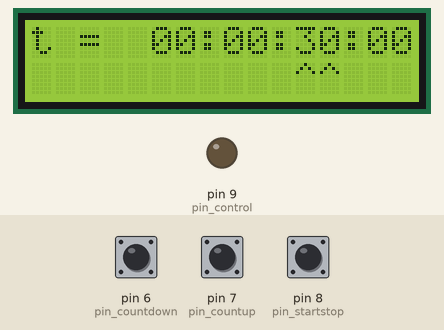
The sketch below on a simulated Arduino Uno, built with avr-gcc and run on an emulated ATmega328P. Parts: 16×2 character LCD, output pins drawn as LEDs (lit = HIGH). Inputs (shaded band) come from the test bench; at power-on: pin 8 (pin_startstop) HIGH, pin 6 (pin_countdown) HIGH, pin 7 (pin_countup) HIGH.

Above: at 1.2 s.
1.3 s: pin 8 (pin_startstop) pulled LOW for 0.15 s
At 1.7 s:
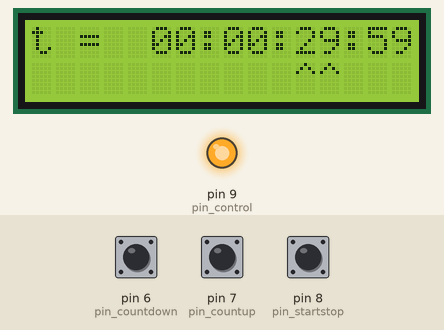
3.8 s: pin 6 (pin_countdown) pulled LOW for 0.15 s
At 4.2 s:
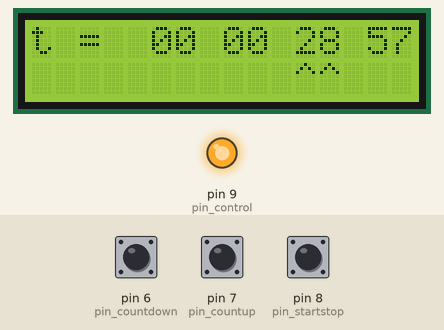
5.4 s: pin 7 (pin_countup) pulled LOW for 0.15 s
At 6.08 s:
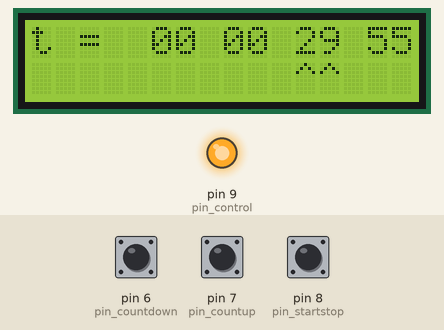
7.0 s: pin 6 (pin_countdown) pulled LOW for 1 s
At 8.07 s:
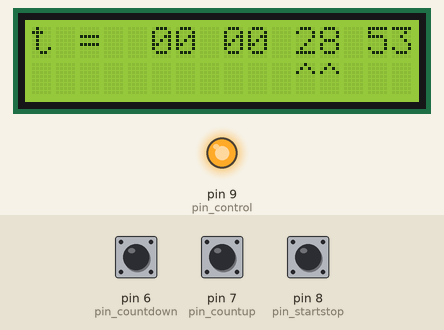
9.5 s: pin 7 (pin_countup) pulled LOW for 1 s
At 10.2 s:
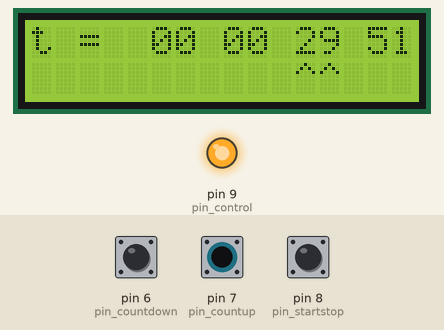
12.0 s: pin 8 (pin_startstop) pulled LOW for 1 s
At 13.1 s:
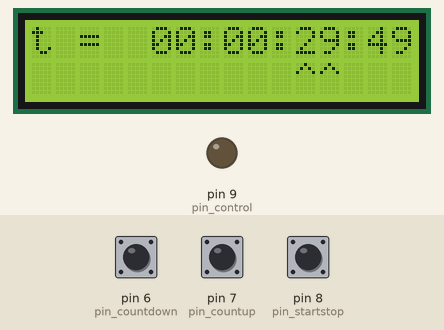
Timing chart, 0 to 15.0 s (numbered marks = the images above; inputs shaded):
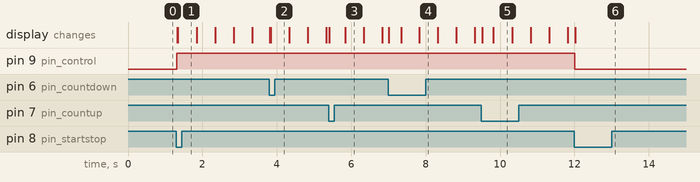

Measured:
- after the input at 1.3 s, pin 9 (pin_control): LOW → HIGH at once; the display: first changes at once (image 1 shows a later state)
- after the input at 12.0 s, pin 9 (pin_control): HIGH → LOW at once
- what the display in image 3 shows lasts 0.5 s, from 5.8 s to 6.3 s

The sketch:

Timed_Mains_Power_Supply.ino
```cpp
/*
 The circuit:
 * LCD RS pin to digital pin 12
 * LCD Enable pin to digital pin 11
 * LCD D4 pin to digital pin 5
 * LCD D5 pin to digital pin 4
 * LCD D6 pin to digital pin 3
 * LCD D7 pin to digital pin 2
 * LCD R/W pin to ground
 * 10K resistor:
 * ends to +5V and ground
 * wiper to LCD VO pin (pin 3)
*/

#define debug false // debugging console message
#define debugTimer false // debugging counting things


// these is the column positions of the "^^" cursor
#define timerslot_seconds 14
#define timerslot_minutes 11
#define timerslot_hours   8
#define timerslot_days    5


#define m_seconds ((unsigned long int)1000)
#define m_minutes ((unsigned long int)1000*60)
#define m_hours   ((unsigned long int)1000*60*60)
#define m_days    ((unsigned long int)1000*60*60*24)

#define MAX_TIME ((unsigned long int)1000*60*60*24*31) // a month

//active low INPUT
#define pin_countup   7 // this is a button that, when pushed, will counts up
//active low INPUT
#define pin_countdown 6 // this is the button that counts down
// active on falling edge INPUT
#define pin_startstop 8 // this pin toggles the start/stop state.
//active high OUTPUT
#define pin_control   9 // this is the output to the transistor that controls the current flowing through the control relay's coil


//long int timer; // this is how much time the timer has (in seconds)
short int timerSlot = timerslot_minutes; // this holds which time slot the user has the cursor in.
unsigned long int timerEnd = 0; // this is the time in ms (relative to the beginning of the arduino sketch) when the timer will end.
short int counting = 0; // this stores if the timer is currently counting down. 1 = counting down.
//buttons keeps track of user input
// buttons[0][] is the UP button
// buttons[1][] is the DOWN button
// buttons[2][] is the START/STOP button
// buttons[][0] is a button's current state
// buttons[][1] is a button's last state
int buttons[3][2];


// include the library code:
#include <LiquidCrystal.h>

// initialize the library with the numbers of the interface pins
LiquidCrystal lcd(12, 11, 5, 4, 3, 2);


//this adjusts the timerEnd time to be absolute.
//this starting the timer counting down.
void timer_start(){
  timerEnd += millis();
  counting = 1;
}
//this adjusts the timerEnd time to be relative
//this stops the counter; the counter is paused.
void timer_stop(){
  timerEnd -=millis();
  counting = 0;
}

//this function resets the counter to 0 and turns off the counter.
void timer_reset(){
  counting = 0;
  timerEnd = (unsigned long int)30*m_minutes;
}

//this returns how much time there is left in the timer.
long unsigned int time_left(){
  if(counting){
    return timerEnd - millis();
  }
  else{
    return timerEnd;
  }
}


void timer_up(int steps){
  long unsigned int addedTime;

       if(timerSlot == timerslot_seconds) addedTime = ((unsigned long int)m_seconds*steps);
  else if(timerSlot == timerslot_minutes) addedTime = ((unsigned long int)m_minutes*steps);
  else if(timerSlot == timerslot_hours) addedTime   = ((unsigned long int)m_hours*steps);
  else if(timerSlot == timerslot_days) addedTime    = ((unsigned long int)m_days*steps);

  //only add time if it will not go above MAX_TIME and also only add it if it will not cause an overflow.
  if(addedTime + timerEnd > timerEnd && addedTime + time_left() < MAX_TIME) timerEnd += addedTime;
}

void timer_down(int steps){
  long unsigned int removedTime;

       if(timerSlot == timerslot_seconds) removedTime = ((unsigned long int)m_seconds*steps);
  else if(timerSlot == timerslot_minutes) removedTime = ((unsigned long int)m_minutes*steps);
  else if(timerSlot == timerslot_hours) removedTime   = ((unsigned long int)m_hours*steps);
  else if(timerSlot == timerslot_days) removedTime    = ((unsigned long int)m_days*steps);

  //only add time if it will not "underflow"
  if(timerEnd - removedTime < timerEnd && time_left() > 0) timerEnd -= removedTime;
}


void switch_timer_slot(){
  if(timerSlot == timerslot_days) timerSlot = timerslot_hours;
  else if(timerSlot == timerslot_hours) timerSlot = timerslot_minutes;
  else if(timerSlot == timerslot_minutes) timerSlot = timerslot_seconds;
  else if(timerSlot == timerslot_seconds) timerSlot = timerslot_days;
}


//this prints the timer information to the LCD
void printTimer(){

  //this is the current time (as of the beginning of the program.
  //use this instead of calling millis() each time.
  //that makes sure there are no inconsistancies.
  unsigned long int currentTime = millis();
  //this is the time left. this is the time that gets printed to the LCD
  unsigned long int timeLeft;

  //get the absolute value of the difference between the two times.
  if(timerEnd > currentTime)
    timeLeft = timerEnd - currentTime;
  else
    timeLeft = 0;
    //if the timer is not on, then timerEnd represents the time left on the timer (relative. not absolute)
  if(counting == 0) timeLeft = timerEnd;


  //calculate each component of the time.
  unsigned long int timeDays    = timeLeft/((unsigned long int)1000*60*60*24);
  unsigned long int timeHours   = timeLeft/((unsigned long int)1000*60*60)   - timeDays*24;
  unsigned long int timeMinutes = timeLeft/((unsigned long int)1000*60)      - timeDays*24*60    - timeHours*60;
  unsigned long int timeSeconds = timeLeft/((unsigned long int)1000)         - timeDays*24*60*60 - timeHours*60*60 - timeMinutes*60;

  #if(debug)
    //this handles printing information at regular intervals
    static long unsigned int lastInfoPrint = 0;

    if(currentTime - lastInfoPrint > m_seconds){
      Serial.print("currentTime = ");
      Serial.println(currentTime);
      Serial.print("timerEnd = ");
      Serial.println(timerEnd);
      Serial.print("timeLeft = ");
      Serial.println(timeLeft);

      Serial.print("timeDays = ");
      Serial.println(timeDays);
      Serial.print("timeHours = ");
      Serial.println(timeHours);
      Serial.print("timeMinutes = ");
      Serial.println(timeMinutes);
      Serial.print("timeSeconds = ");
      Serial.print(timeSeconds);
      Serial.print("\n\n");//newline
      //out with the old, in with the current.
      lastInfoPrint = currentTime;
    }
  #endif

  char printColon;
  if(counting && timeLeft%1000 < 500) // if you are halfway through a second
    printColon = ' '; // no colon
  else
    printColon = ':'; //colon

  //print out time left
  lcd.setCursor(0,0); // reset cursor position
  lcd.print("t =  ");
  if(timeDays < 10) lcd.print("0");
  lcd.print(timeDays);
  lcd.print(printColon);
  if(timeHours < 10) lcd.print("0");
  lcd.print(timeHours);
  lcd.print(printColon);
  if(timeMinutes < 10) lcd.print("0");
  lcd.print(timeMinutes);
  lcd.print(printColon);
  if(timeSeconds < 10) lcd.print("0");
  lcd.print(timeSeconds);

  //print cursor
  if(timerSlot >= 0 && timerSlot <= 14){
    lcd.setCursor(0,1);//get cursor on bottom line
    if(timerSlot == timerslot_days){
      lcd.print("     ^^         ");
    }
    else if(timerSlot == timerslot_hours){
      lcd.print("        ^^      ");
    }
    else if(timerSlot == timerslot_minutes){
      lcd.print("           ^^   ");
    }
    else if(timerSlot == timerslot_seconds){
      lcd.print("              ^^");
    }
  }
}


void setup(){
  pinMode(pin_countup, INPUT); // inputs
  pinMode(pin_countdown, INPUT);
  pinMode(pin_startstop, INPUT);
  digitalWrite(pin_countup, HIGH); // pullup resistors
  digitalWrite(pin_countdown, HIGH);
  digitalWrite(pin_startstop, HIGH);

  pinMode(pin_control, OUTPUT); //outputs

  #if(debug||debugTimer)
    Serial.begin(9600);//setup serial monitor for debugging if need be.
  #endif
  // set up the LCD's number of columns and rows:
  lcd.begin(16, 2);
  // set timer to 30 minutes by default.
  timer_reset();
  printTimer();
  // Turn on the display:
  lcd.display();
  //pause the counter.
  counting = 0;

  //reset buttons
  int i,j;
  for(j=0; j<3; j++){
    for(i=0; i<2; i++){
      buttons[j][i] = false;
    }
  }
}


void loop() {

  //read the button states in to memory.
  buttons[0][0] = digitalRead(pin_countup);
  buttons[1][0] = digitalRead(pin_countdown);
  buttons[2][0] = digitalRead(pin_startstop);

  //increase the counter
  if(buttons[0][0] == LOW && buttons[0][1] == HIGH){ // falling edge trigger and the timer is valid
    timer_up(1);
    #if(debugTimer)
      Serial.println("Time++/\\");
    #endif
  }
  //decrease the counter
  if(buttons[1][0] == LOW && buttons[1][1] == HIGH){ // falling edge trigger and the timer is valid
    timer_down(1);
    #if(debugTimer)
      Serial.println("Time--\\/");
    #endif
  }

  //if the user starts/stops the count, start/stop the count.
  if(buttons[2][0] == LOW && buttons[2][1] == HIGH){
    if(counting == 1){
      digitalWrite(pin_control, LOW); // disengage relay
      timer_stop();
    }
    else if(time_left() > 0 && time_left() < MAX_TIME){
      timer_start();
      digitalWrite(pin_control, HIGH);
    }
    else{
      timer_reset(); // reset the timer if junk's messed up.
    }
    #if(debugTimer)
      if(counting == 1)Serial.println("Relay engaged.\nTimer counting down...\n");
      else Serial.println("Relay disengaged.\n");
    #endif
  }

  //this handles switching timer slots. you have to press both up and down to move timer slots.
  if(buttons[0][0] == LOW && buttons[1][0] == LOW && buttons[1][1] == HIGH)
    switch_timer_slot();
  else if(buttons[0][0] == LOW && buttons[1][0] == LOW && buttons[0][1] == HIGH)
    switch_timer_slot();


  //print the timer information
  printTimer();


  //if we are not in the right time area...
  if(time_left() >= MAX_TIME || time_left() <= 0){
    digitalWrite(pin_control, LOW); // disengage relay
    counting = false; // stop counting.
    #if(debugTimer)
      Serial.println("Relay disengaged: Timer ran out.\n");
    #endif
    timer_reset(); // reset timer.
  }


  //push current button values into the previous slot. the new states become the old states.
  int j;
  for(j=0; j<3; j++){
    buttons[j][1] = buttons[j][0];
  }

  //wait for a few milliseconds
  delay(20);
}
```
